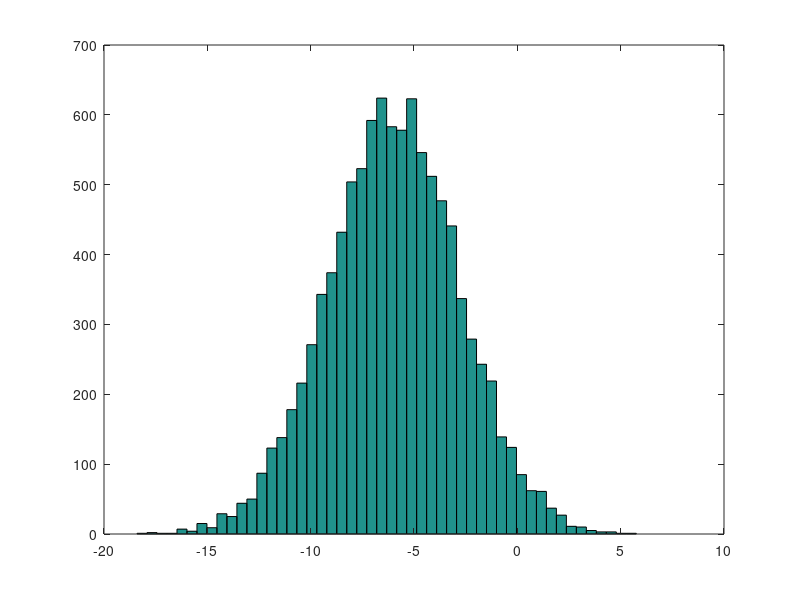

Recreate this plot in MATLAB.
#variable = [row1.1 row 1.2; row 2.1 row 2.2]

#create vector of numbers from 1 to 2 stepping by 0.1
[1:0.1:2]

#matrix of ones --> 2x3
ones(2,3)

#matrix of zeroes --> 1x3
zeros(1,3)

#matrix of random #'s between 0-1 (uniform distribution)
rand(4,4)

#matrix of 2's
2*ones(4,4)

#matrix of 5's
5*ones(2,2)

#matrix of random #'s between 0-1 (gaussian/normal random distribution)
# mean = 0, SD = 1
randn(4,4)

#create histogram of vector of 10k random #'s
hist(-6 + sqrt(10)*randn(1,10000))

#more bins
hist(-6 + sqrt(10)*randn(1,10000),50)

#4*4 identity matrix
eye(4)

#Help function
help eye
help hist